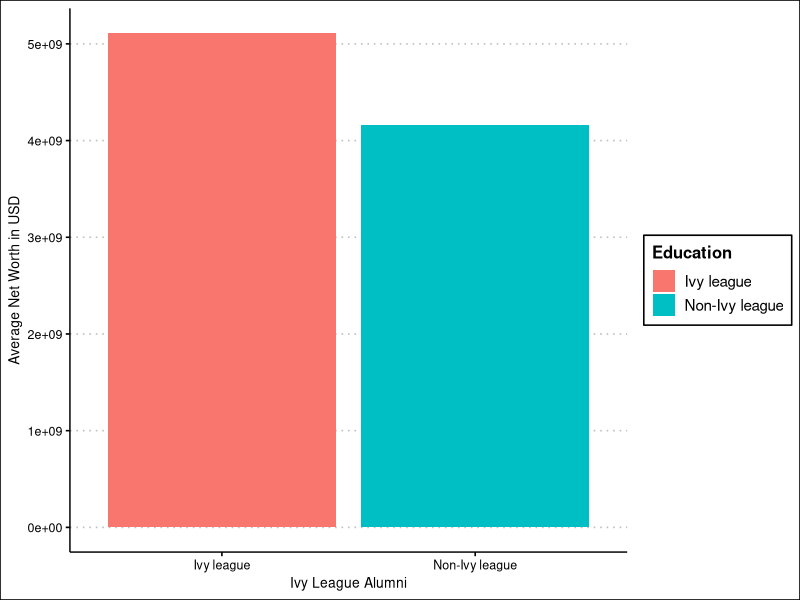
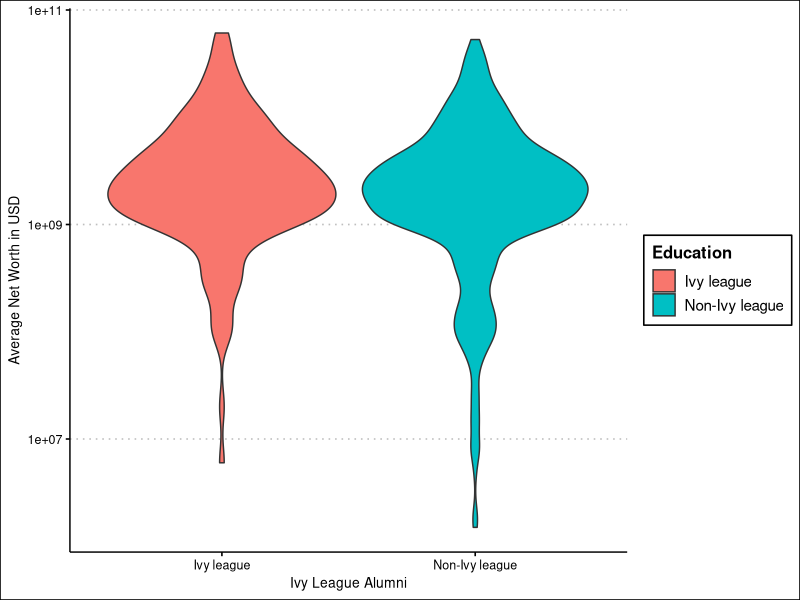
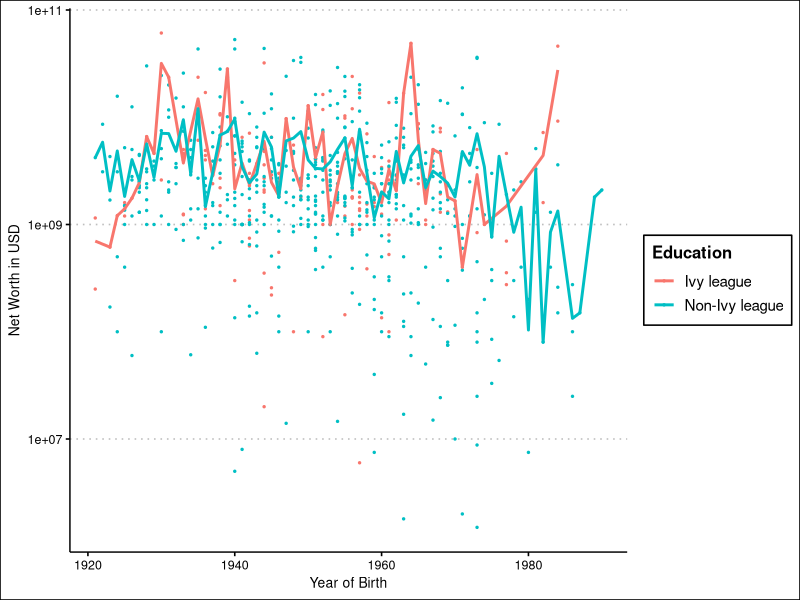
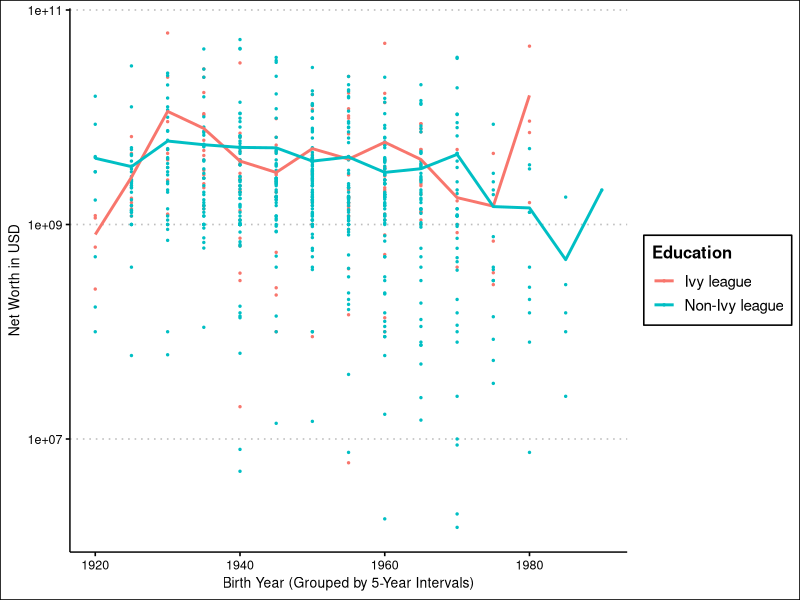
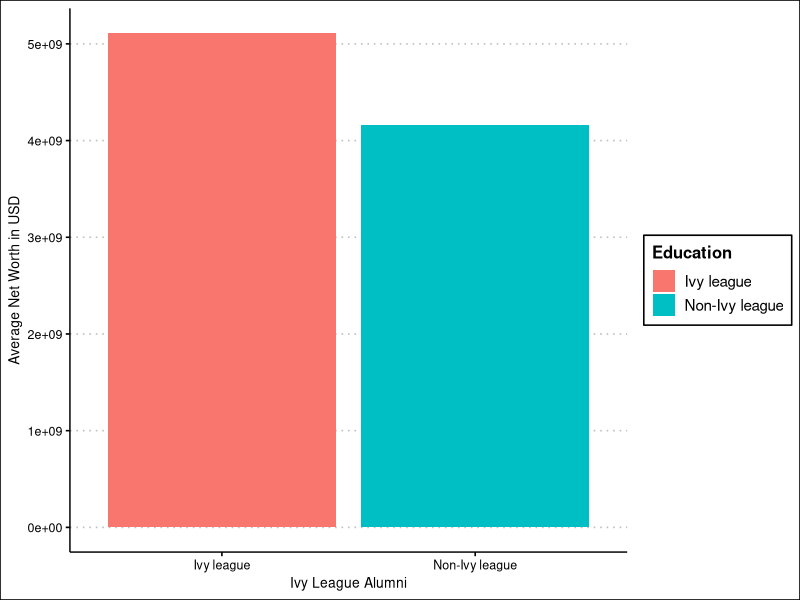
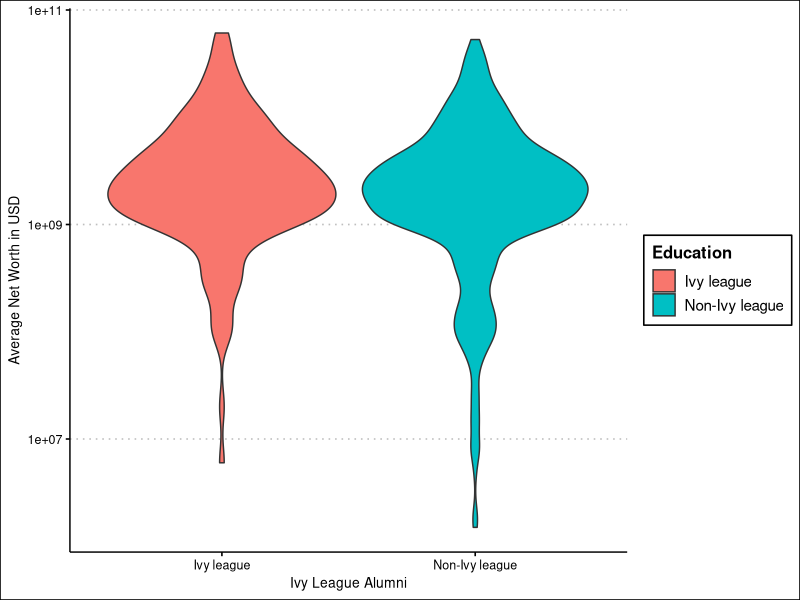
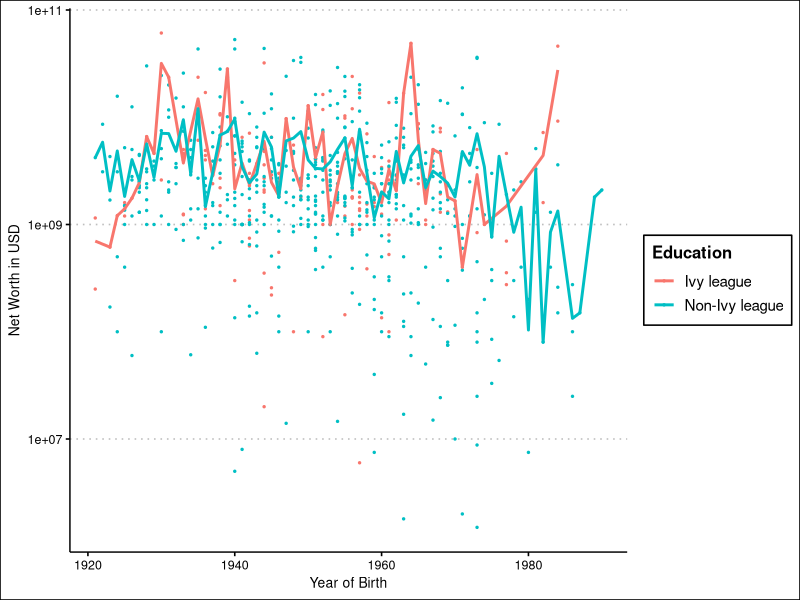
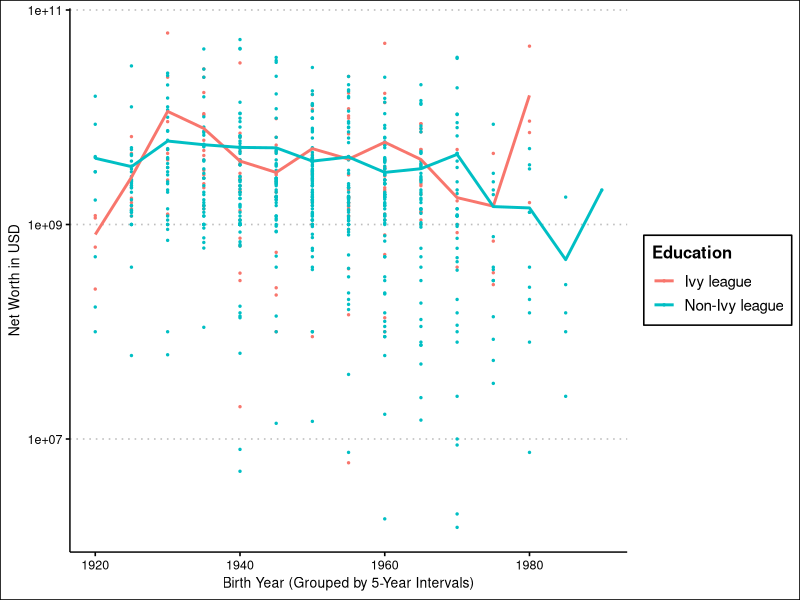

Reproduce these figures in R, in order.
#Script for plotting first results 

library(tidyverse)
library(scales)
library("ggthemes")

datafile <- read_csv('results.csv')

##BAR 1: Difference in Net Worth WITHIN Ivy League Alumni############
## Note: not included in report, was the first plot we did#

datafile <- read_csv('results.csv')
#Simply grouping by the Ivy (almaMater), then averaging net worth per Ivy 
data_gr_per_ivy<- datafile|>
  group_by(almaMater)|>
  summarise(avg_networth = mean(networth))
print(data_gr_per_ivy)


barplot1 <- ggplot(data= data_gr_per_ivy)+aes(x=almaMater,y=avg_networth)+
  geom_col()+
  xlab(NULL)+
  labs(
    color= 'Ivy League School',
    title='Average Net Worth of Ivy League Alumni on Wikipedia',
    y= "Average Net Worth in USD"
  )
#print(barplot1)
#ggsave('barplot1.png')


##BAR 2: Difference in the average net worth of Ivy and Non-Ivy Students #########

datacombined <- read_csv('not_rich_with_birth_year_after_1920.csv') 
sum(datacombined$ivy_league, na.rm = TRUE)/nrow(datacombined)*100

#This dataframe has "true/false" established for each person, 
#filtering if they have an Ivy League within their academic history in Wiki
data_divided<- datacombined |> 
  mutate(
    networth = as.numeric(networth),
    #Transforming the true/false to what it stands for
    ivy_league = ifelse(ivy_league, "Ivy league", "Non-Ivy league")
  )|>
  group_by(ivy_league)

data_divided_mean<- data_divided |> 
  #Getting the networth average per section of alumni, excluding N/A entries
  summarise(networth=mean(networth,na.rm=TRUE))
print(data_divided)

barplot2 <- ggplot(data= data_divided_mean)+
  aes(x= ivy_league, y=networth, fill= ivy_league)+
  geom_col()+
  labs(
    x= "Ivy League Alumni",
    y= "Average Net Worth in USD",
    fill = 'Education'
  )+
  theme_clean()
    
print(barplot2)
ggsave('barplot.pdf')

violinplot <- ggplot(data= data_divided)+
  aes(x= ivy_league, y=networth, fill= ivy_league)+
  geom_violin()+
  labs(
    x= "Ivy League Alumni",
    y= "Average Net Worth in USD",
    fill = 'Education'
  )+
  scale_y_log10()+
  theme_clean()

print(violinplot)
ggsave('violin.pdf')
  

#### BAR 3: net worth in y, each person by birth year in x

datawithyears <- read_csv('not_rich_with_birth_year_after_1920.csv')|>
  mutate(
    networth = as.numeric(networth),
    birthYear= as.numeric(birthYear),
    ivy_league = ifelse(ivy_league, "Ivy league", "Non-Ivy league"))

averages <- datawithyears|>
  group_by(birthYear, ivy_league)|>
  summarise(avg_networth = mean(networth,na.rm= TRUE))|>
  ungroup()

barplot3 <- ggplot(data= datawithyears)+
  aes(x=birthYear, y=networth, color=ivy_league)+
  geom_point(size = 0.5)+
  geom_line(data = averages, aes(x= birthYear, y= avg_networth, color= ivy_league), size=1)+
  scale_y_log10()+
  labs(
    x= "Year of Birth",
    y= "Net Worth in USD", 
    color = 'Education'
  )+
  theme_clean()

print(barplot3)
ggsave('scatterlineplot.pdf')


#####OVER 5 YEARS??
datawith5years <- read_csv('not_rich_with_birth_year_after_1920.csv') |>
  mutate(
    networth = as.numeric(networth),
    birthYear = as.numeric(birthYear),
    ivy_league = ifelse(ivy_league, "Ivy league", "Non-Ivy league")
  )

datawith5years <- datawithyears |>
  mutate(
    birthYearGroup = (birthYear %/% 5) * 5
  )


#1987 %/% 5 = 397.4 *5 = 1985
#1988 %/% 5 = 397.6 *5= 1985
#1990 %/% 5 = 398 *5 = 1990
#1991 %/% 5 = 398.2 *5 = 1990


averages_5yr <- datawith5years |>
  group_by(birthYearGroup, ivy_league) |>
  summarise(avg_networth = mean(networth, na.rm = TRUE)) |>
  ungroup()

scatterplot5yrinterval <- ggplot(data = datawith5years) +
  aes(x = birthYearGroup, y = networth, color = ivy_league) +
  geom_point(size = 0.5)+
  geom_line(data = averages_5yr, aes(x = birthYearGroup, y = avg_networth, color = ivy_league), size = 1) +
  scale_y_log10() +
  labs(
    x = "Birth Year (Grouped by 5-Year Intervals)",
    y = "Net Worth in USD",
    color = "Education"
  ) +
  theme_clean()

print(scatterplot5yrinterval)
ggsave('scatterlineplot_5yr.pdf')
